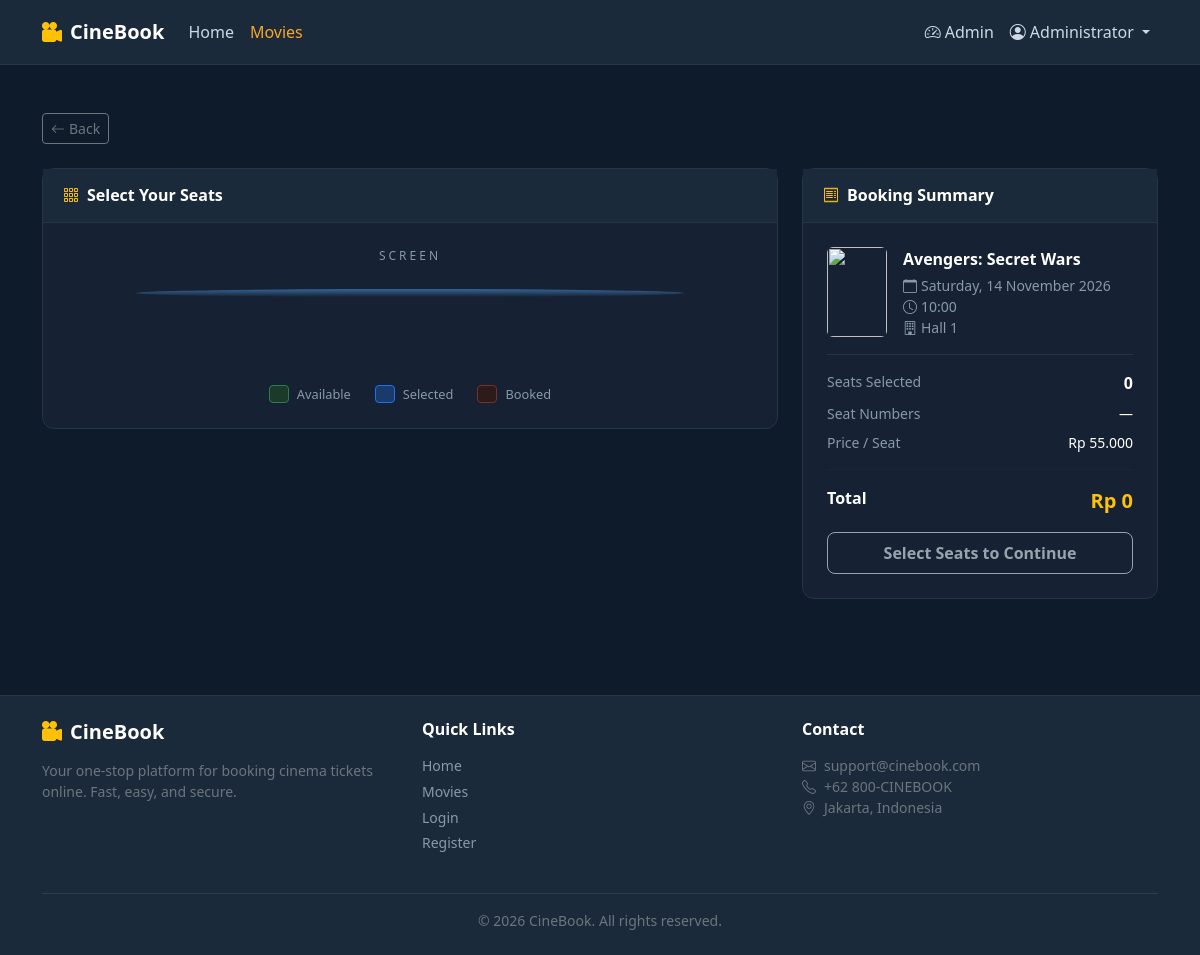
Screenshot of /booking/seats.php?showtime_id=1 (signed in) with the database file from the repository.
### tables this page shows
CREATE TABLE IF NOT EXISTS showtimes (
    id          INT UNSIGNED AUTO_INCREMENT PRIMARY KEY,
    movie_id    INT UNSIGNED NOT NULL,
    show_date   DATE         NOT NULL,
    show_time   TIME         NOT NULL,
    hall        VARCHAR(50)  NOT NULL DEFAULT 'Hall 1',
    price       DECIMAL(10,2) NOT NULL DEFAULT 55000.00,
    created_at  TIMESTAMP    NOT NULL DEFAULT CURRENT_TIMESTAMP,
    FOREIGN KEY (movie_id) REFERENCES movies(id) ON DELETE CASCADE
);

CREATE TABLE IF NOT EXISTS movies (
    id           INT UNSIGNED AUTO_INCREMENT PRIMARY KEY,
    title        VARCHAR(200)        NOT NULL,
    genre        VARCHAR(100)        NOT NULL,
    duration     SMALLINT UNSIGNED   NOT NULL COMMENT 'minutes',
    synopsis     TEXT                DEFAULT NULL,
    poster       VARCHAR(255)        NOT NULL DEFAULT 'default.jpg',
    rating       ENUM('G','PG','PG-13','R','NC-17') NOT NULL DEFAULT 'PG-13',
    status       ENUM('now_showing','coming_soon','ended') NOT NULL DEFAULT 'now_showing',
    release_date DATE                DEFAULT NULL,
    created_at   TIMESTAMP           NOT NULL DEFAULT CURRENT_TIMESTAMP
);

### includes/auth.php (called while the page is built, shortened)
<?php
function sanitize(string $input): string {
    return htmlspecialchars(trim($input), ENT_QUOTES, 'UTF-8');
}
function formatPrice(float $price): string {
    return 'Rp ' . number_format($price, 0, ',', '.');
}
function formatDate(string $date): string {
    return date('l, d F Y', strtotime($date));
}
function formatTime(string $time): string {
    return date('H:i', strtotime($time));
}

### booking/seats.php (the view, shortened to what this page needs)
<?php
require_once __DIR__ . '/../includes/auth.php';
$showtime_id = (int)($_GET['showtime_id'] ?? 0);
$db = getDB();
$stmt = $db->prepare("
    SELECT s.*, m.title AS movie_title, m.poster, m.rating, m.duration
    FROM showtimes s
    JOIN movies m ON m.id = s.movie_id
    WHERE s.id = ?
");
$stmt->execute([$showtime_id]);
$showtime = $stmt->fetch();
require_once __DIR__ . '/../includes/header.php';
?>
<div class="container py-5">
    <a href="<?= BASE_URL ?>/movie-detail.php?id=<?= $showtime['movie_id'] ?>"
       class="btn btn-sm btn-outline-secondary mb-4">
        <i class="bi bi-arrow-left me-1"></i>Back
    </a>
    <div class="row g-4">
        <div class="col-lg-8">
            <div class="cb-card">
                <div class="card-header">
                    <i class="bi bi-grid-3x3-gap me-2 text-warning"></i>Select Your Seats
                </div>
                <div class="p-4">
                    <div class="seat-screen-label">SCREEN</div>
                    <div class="seat-screen"></div>
                    <div class="seat-map-container">
                    </div>
                    <div class="seat-legend">
                        <div class="seat-legend-item">
                            <div class="seat-legend-box available"></div>
                            <span>Available</span>
                        </div>
                        <div class="seat-legend-item">
                            <div class="seat-legend-box selected"></div>
                            <span>Selected</span>
                        </div>
                        <div class="seat-legend-item">
                            <div class="seat-legend-box booked"></div>
                            <span>Booked</span>
                        </div>
                    </div>
                </div>
            </div>
        </div>
        <div class="col-lg-4">
            <div class="cb-card sticky-top" style="top:80px">
                <div class="card-header">
                    <i class="bi bi-receipt me-2 text-warning"></i>Booking Summary
                </div>
                <div class="p-4">
                    <div class="d-flex gap-3 mb-3 pb-3 border-bottom border-cb">
                        <img src="<?= BASE_URL ?>/assets/images/<?= sanitize($showtime['poster']) ?>"
                             onerror="this.src='<?= BASE_URL ?>/assets/images/no-poster.jpg'"
                             alt="" style="width:60px;height:90px;object-fit:cover;border-radius:6px">
                        <div>
                            <div class="text-white fw-semibold"><?= sanitize($showtime['movie_title']) ?></div>
                            <div class="small text-muted-cb mt-1">
                                <i class="bi bi-calendar me-1"></i><?= formatDate($showtime['show_date']) ?>
                            </div>
                            <div class="small text-muted-cb">
                                <i class="bi bi-clock me-1"></i><?= formatTime($showtime['show_time']) ?>
                            </div>
                            <div class="small text-muted-cb">
                                <i class="bi bi-building me-1"></i><?= sanitize($showtime['hall']) ?>
                            </div>
                        </div>
                    </div>
                    <div class="mb-3">
                        <div class="d-flex justify-content-between mb-2">
                            <span class="text-muted-cb small">Seats Selected</span>
                            <span class="text-white fw-semibold" id="selected-count">0</span>
                        </div>
                        <div class="d-flex justify-content-between mb-2">
                            <span class="text-muted-cb small">Seat Numbers</span>
                            <span class="text-white small text-end" id="selected-seats-label">—</span>
                        </div>
                        <div class="d-flex justify-content-between mb-2">
                            <span class="text-muted-cb small">Price / Seat</span>
                            <span class="text-white small"><?= formatPrice($showtime['price']) ?></span>
                        </div>
                        <hr class="border-cb">
                        <div class="d-flex justify-content-between">
                            <span class="text-white fw-semibold">Total</span>
                            <span class="text-warning fw-bold fs-5" id="selected-total">Rp 0</span>
                        </div>
                    </div>
                    <form method="POST" action="<?= BASE_URL ?>/booking/process.php" id="booking-form">
                        <button type="submit" class="btn btn-cb-warning w-100 py-2 fw-bold"
                                id="proceed-btn" disabled>
                            Select Seats to Continue
                        </button>
                    </form>
                </div>
            </div>
        </div>
    </div>
</div>
<?php require_once __DIR__ . '/../includes/footer.php'; ?>

### assets/css/style.css (style rules this page uses)
:root { --cb-dark: #0d1b2a; --cb-mid: #1b2a3b; --cb-accent: #1a73e8; --cb-warn: #f9a825; --cb-light: #f4f6f9; --cb-muted: #8899aa; --cb-card-bg: #162233; --cb-border: #253447; }
*, *::before, *::after { box-sizing: border-box; }
body { background-color: var(--cb-dark); color: #e0e8f0; font-family: 'Segoe UI', system-ui, -apple-system, sans-serif; min-height: 100vh; }
a { text-decoration: none; }
img { max-width: 100%; }
.btn-cb-warning { background-color: var(--cb-warn); border-color: var(--cb-warn); color: #0d1b2a; font-weight: 700; border-radius: 8px; transition: background .2s; }
.cb-card { background-color: var(--cb-card-bg); border: 1px solid var(--cb-border); border-radius: 12px; }
.cb-card .card-header { background-color: var(--cb-mid); border-bottom: 1px solid var(--cb-border); font-weight: 600; color: #fff; padding: .9rem 1.25rem; }
.seat-map-container { overflow-x: auto; padding: 1rem 0; }
.seat-screen { background: linear-gradient(to bottom, #4a90d9, transparent); height: 8px; border-radius: 50%; margin: 0 auto 2rem; width: 80%; opacity: .6; }
.seat-screen-label { text-align: center; color: var(--cb-muted); font-size: .75rem; margin-bottom: 1.5rem; letter-spacing: 3px; text-transform: uppercase; }
.seat-legend { display: flex; gap: 1.5rem; justify-content: center; margin-top: 1.5rem; flex-wrap: wrap; }
.seat-legend-item { display: flex; align-items: center; gap: .5rem; font-size: .8rem; color: var(--cb-muted); }
.seat-legend-box { width: 20px; height: 18px; border-radius: 4px; border: 1px solid transparent; }
.seat-legend-box.available { background: #1b3a2a; border-color: #2e7d52; }
.seat-legend-box.selected { background: #1a3a6b; border-color: var(--cb-accent); }
.seat-legend-box.booked { background: #2d1a1a; border-color: #7b2d2d; }
.text-muted-cb { color: var(--cb-muted) !important; }
.border-cb { border-color: var(--cb-border) !important; }

### rows the page displays
showtimes: movie.title "Avengers: Secret Wars", show_date "Saturday, 14 November 2026", show_time "10:00", hall "Hall 1", price "Rp 55.000"

### other values shown
$_SESSION['name'] "Administrator"
